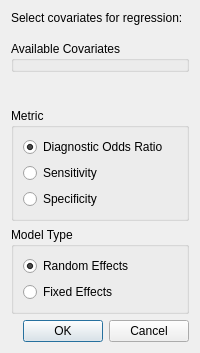
<?xml version="1.0" encoding="UTF-8"?>
<ui version="4.0">
 <class>cov_reg_dialog</class>
 <widget class="QDialog" name="cov_reg_dialog">
  <property name="geometry"><rect><x>0</x><y>0</y><width>0</width><height>0</height></rect></property>
  <property name="windowTitle">
   <string>Select Covariates</string>
  </property>
  <property name="windowIcon">
   <iconset>
    <normaloff>:/misc/meta.png</normaloff>:/misc/meta.png</iconset>
  </property>
  <layout class="QVBoxLayout" name="verticalLayout">
   <item>
    <widget class="QScrollArea" name="content_scroll_area">
     <property name="frameShape"><enum>QFrame::NoFrame</enum></property>
     <property name="widgetResizable"><bool>true</bool></property>
     <widget class="QWidget" name="content_scroll_area_widget">
      <layout class="QVBoxLayout" name="content_scroll_layout">
       <property name="leftMargin"><number>0</number></property>
       <property name="topMargin"><number>0</number></property>
       <property name="rightMargin"><number>0</number></property>
       <property name="bottomMargin"><number>0</number></property>
       <item>
    <widget class="QLabel" name="label">
     <property name="text">
      <string>Select covariates for regression:</string>
     </property>
    </widget>
   </item>
   <item>
    <spacer name="verticalSpacer_2">
     <property name="orientation">
      <enum>Qt::Vertical</enum>
     </property>
     <property name="sizeType">
      <enum>QSizePolicy::Fixed</enum>
     </property>
     <property name="sizeHint" stdset="0">
      <size>
       <width>20</width>
       <height>10</height>
      </size>
     </property>
    </spacer>
   </item>
   <item>
    <widget class="QGroupBox" name="cov_grp_box">
     <property name="title">
      <string>Available Covariates</string>
     </property>
    </widget>
   </item>
   <item>
    <spacer name="verticalSpacer">
     <property name="orientation">
      <enum>Qt::Vertical</enum>
     </property>
     <property name="sizeHint" stdset="0">
      <size>
       <width>20</width>
       <height>30</height>
      </size>
     </property>
    </spacer>
   </item>
   <item>
    <widget class="QGroupBox" name="diagnostic_group_box">
     <property name="title">
      <string>Metric</string>
     </property>
     <layout class="QVBoxLayout" name="verticalLayout_3">
      <item>
       <widget class="QRadioButton" name="dor_radio">
        <property name="text">
         <string>Diagnostic Odds Ratio</string>
        </property>
        <property name="checked">
         <bool>true</bool>
        </property>
       </widget>
      </item>
      <item>
       <widget class="QRadioButton" name="sensitivity_radio">
        <property name="text">
         <string>Sensitivity</string>
        </property>
        <property name="checked">
         <bool>false</bool>
        </property>
       </widget>
      </item>
      <item>
       <widget class="QRadioButton" name="fixed_radio">
        <property name="text">
         <string>Specificity</string>
        </property>
       </widget>
      </item>
     </layout>
    </widget>
   </item>
   <item>
    <widget class="QGroupBox" name="groupBox">
     <property name="title">
      <string>Model Type</string>
     </property>
     <layout class="QVBoxLayout" name="verticalLayout_2">
      <item>
       <widget class="QRadioButton" name="random_effects_radio">
        <property name="text">
         <string>Random Effects</string>
        </property>
        <property name="checked">
         <bool>true</bool>
        </property>
       </widget>
      </item>
      <item>
       <widget class="QRadioButton" name="fixed_effects_radio">
        <property name="text">
         <string>Fixed Effects</string>
        </property>
       </widget>
      </item>
     </layout>
    </widget>
   </item>
       <item><spacer name="content_spacer"><property name="orientation"><enum>Qt::Vertical</enum></property><property name="sizeHint" stdset="0"><size><width>0</width><height>0</height></size></property></spacer></item>
      </layout>
     </widget>
    </widget>
   </item>
   <item>
    <widget class="QDialogButtonBox" name="buttonBox">
     <property name="orientation">
      <enum>Qt::Horizontal</enum>
     </property>
     <property name="standardButtons">
      <set>QDialogButtonBox::Cancel|QDialogButtonBox::Ok</set>
     </property>
    </widget>
   </item>
  </layout>
 </widget>
 <resources>
  <include location="images/icons.qrc"/>
 </resources>
 <connections/>
</ui>
